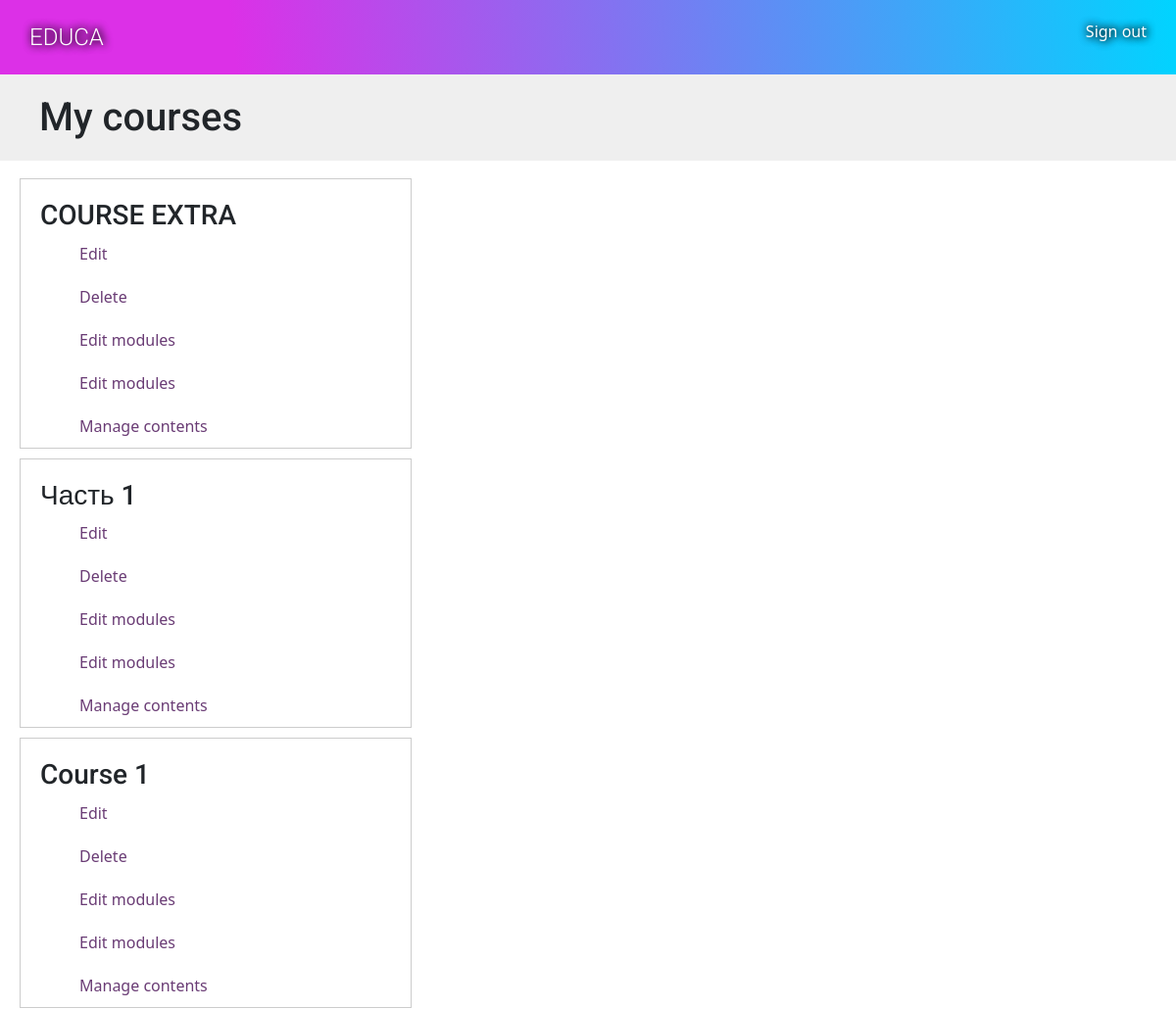
Page /course/mine/ (signed in, upper part) on the earlier database version.
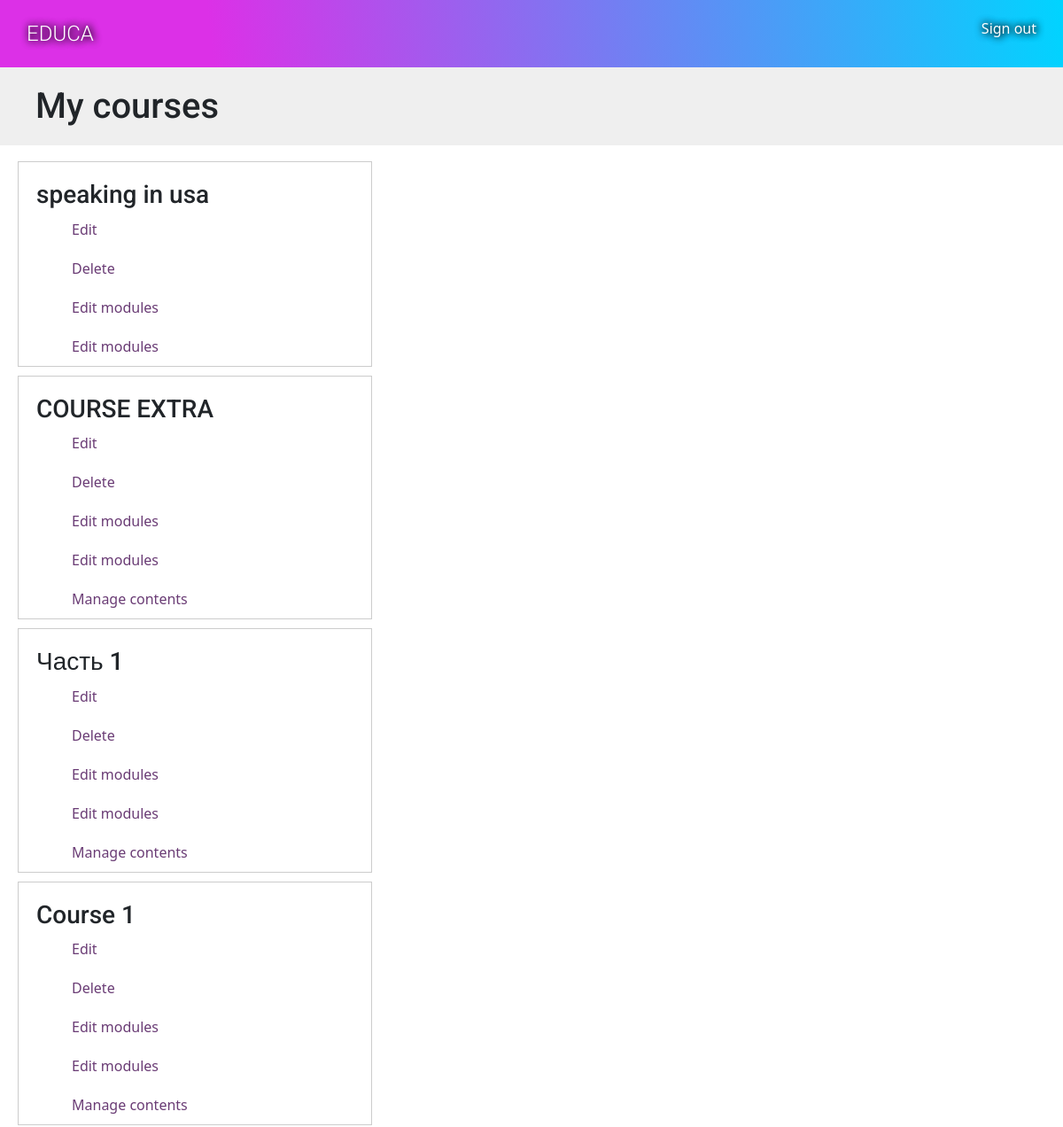
Same page on the later database version.
### courses/models.py (models this page shows, shortened)
class Course(models.Model):
    name = models.CharField(max_length=200)
    slug = AutoSlugField(populate_from='name', unique=True)
    students = models.ManyToManyField(User, blank=True, related_name='courses_students')
    subject = models.ForeignKey(Subject, related_name='courses', on_delete=models.CASCADE)
    owner = models.ForeignKey(User, related_name='owners', on_delete = models.SET_NULL, null=True)
    created = models.DateField(auto_now_add=True)
    overview = models.TextField()
    price = models.IntegerField('Цена', default=0)
    views_count = models.IntegerField("Просмотры курса", default=0)
    mean_rating = models.DecimalField('Рейтинг', default=0, decimal_places=2, max_digits=3)
    class Meta:
        ordering=['-created']

### courses/views.py (the view)
# urls.py: path('mine/', ManageCourseListView.as_view() ,name = "manage_course_list"),
class ManageCourseListView(OwnerCourseMixin, ListView):
    context_object_name = 'courses'
    template_name = 'courses/manage/course/list.html'
    permission_required = 'courses.view_course'

### courses/views.py (called while the page is built)
    def get_queryset(self):
        qs = super().get_queryset()
        return qs.filter(owner=self.request.user)

### courses/templates/courses/manage/course/list.html (shortened to what this page needs)
{% extends "base.html" %}
{% block content %}
  <h1>My courses</h1>
  <div class="module">
    {% for course in courses %}
      <div class="course-info">
        <h3>{{ course.name }}</h3>
        <p>
          <a href="{% url 'course_edit' course.id %}">Edit</a>
          <a href="{% url 'course_delete' course.id %}">Delete</a>
          <a href="{% url 'course_module_update' course.id %}">Edit modules</a>
            <a href="{% url "course_module_update" course.id %}">Edit modules</a>
            {% if course.modules.count > 0 %}
                <a href="{% url "module_content_list" course.modules.first.id %}">
                    Manage contents</a>
                {% endif %}
        </p>
      </div>
    {% empty %}
      <p>You haven't created any courses yet.</p>
    {% endfor %}
  </div>
{% endblock %}

### courses/templates/base.html (shortened to what this page needs)
{% load static %}
<!DOCTYPE html>
<html>
    <head>
      <link href="{% static "css/base.css" %}" rel="stylesheet">
      <link href="https://cdn.jsdelivr.net/npm/bootstrap@5.0.2/dist/css/bootstrap.min.css" rel="stylesheet">
    </head>
    <body>
          <div id="header">
            <a href="/" class="logo">Educa</a>
            <ul class="menu">
              {% if request.user.is_authenticated %}
                <li><a href="{% url "logout" %}">Sign out</a></li>
              {% else %}
                <li><a href="{% url "login" %}">Sign in</a></li>
                <li><a href="{% url "login" %}">Register</a></li>
              {% endif %}
            </ul>
          </div>
          <div id="content">
            {% block content %}
            {% endblock %}
          </div>
    </body>
</html>

### courses/static/css/base.css (style rules this page uses)
body { margin:0; font-family:'Roboto', sans-serif; font-weight:400; color:#333; }
a { color:#3fad37; text-decoration:none; }
ul { float:left; }
h1, h2, h3, h4, h5, h6 { font-family:'Roboto', sans-serif; font-weight:300; }
h1 { background:#efefef; width:100%; overflow:auto; padding:20px 0 20px 40px; margin:0; }
.module { padding:10px 20px; float:left; width:600px; }
.module a { padding: 10px 20px; float:left; width:600px; text-decoration: none; color: #6a3c75; transition: all 0.6s ease; }
.module h3 { margin: 20px 0 0; padding:0; width:100%; }
.module p { margin: 0px 20px; width:100%; float:left; }
#header { background: rgba(220,48,231,1); background: linear-gradient(83deg, rgba(220,48,231,1) 20%, rgba(0,212,255,1) 100%); overflow:auto; padding:20px 30px; }
#header .logo { text-decoration:none; font-family:'Roboto', sans-serif; font-weight:300; text-transform:uppercase; text-shadow: 1px 0 10px black, 1px 0 8px black; font-size:24px; color:#fff; float:left; }
#header a { color:#fff; text-shadow: 1px 0 10px black, 1px 0 8px black; text-decoration: none; transition: all 0.4s ease; }
#header .menu { list-style:none; float:right; margin:0; padding:0; }
.course-info { border:1px solid #ccc; padding:0 20px; margin-bottom:10px; width:400px; overflow:auto; }
.course-info a { margin-right:10px; }

Differences in the rows shown:
added Course: name "speaking in usa"
